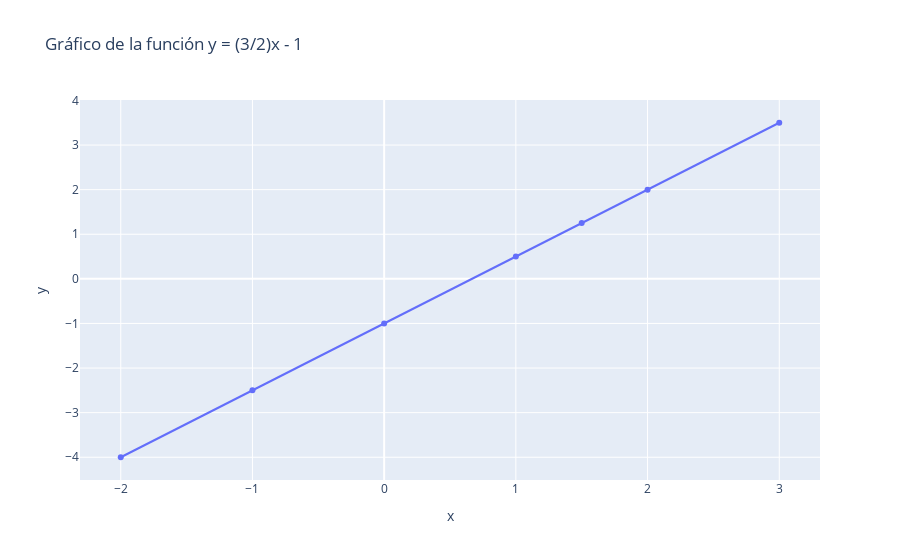

Notebook cell for this chart:
### Code cell
df = make_df_fig(f, valores_x)

### Figure 1 — Plotly figure (JSON) as saved in the notebook; plotly's stock layout.template omitted (floating-point values rounded to 4 significant figures)
{"data": [{"hovertemplate": "x=%{x}<br>y=%{y}<extra></extra>", "legendgroup": "", "line": {"color": "#636efa", "dash": "solid"}, "mode": "lines+markers", "name": "", "orientation": "v", "showlegend": false, "type": "scatter", "x": [-2, -1, 0, 1, 1.5, 2, 3], "xaxis": "x", "y": [-4, -2.5, -1, 0.5, 1.25, 2, 3.5], "yaxis": "y"}], "layout": {"legend": {"tracegroupgap": 0}, "title": {"text": "Gráfico de la función y = (3/2)x - 1"}, "xaxis": {"anchor": "y", "domain": [0, 1], "title": {"text": "x"}}, "yaxis": {"anchor": "x", "domain": [0, 1], "title": {"text": "y"}}}}
